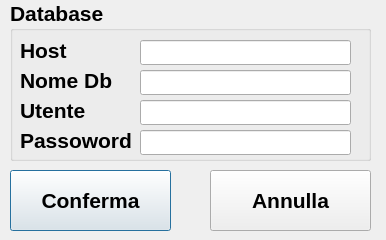
<?xml version="1.0" encoding="UTF-8"?>
<ui version="4.0">
 <class>formImpostazioni</class>
 <widget class="QDialog" name="formImpostazioni">
  <property name="geometry">
   <rect>
    <x>0</x>
    <y>0</y>
    <width>386</width>
    <height>240</height>
   </rect>
  </property>
  <property name="font">
   <font>
    <pointsize>16</pointsize>
    <weight>75</weight>
    <bold>true</bold>
   </font>
  </property>
  <property name="windowTitle">
   <string>Dialog</string>
  </property>
  <widget class="QGroupBox" name="groupBox">
   <property name="geometry">
    <rect>
     <x>10</x>
     <y>0</y>
     <width>361</width>
     <height>161</height>
    </rect>
   </property>
   <property name="title">
    <string>Database</string>
   </property>
   <widget class="QLabel" name="label">
    <property name="geometry">
     <rect>
      <x>10</x>
      <y>40</y>
      <width>54</width>
      <height>21</height>
     </rect>
    </property>
    <property name="text">
     <string>Host</string>
    </property>
   </widget>
   <widget class="QLabel" name="label_2">
    <property name="geometry">
     <rect>
      <x>10</x>
      <y>70</y>
      <width>101</width>
      <height>21</height>
     </rect>
    </property>
    <property name="text">
     <string>Nome Db</string>
    </property>
   </widget>
   <widget class="QLabel" name="label_3">
    <property name="geometry">
     <rect>
      <x>10</x>
      <y>100</y>
      <width>81</width>
      <height>21</height>
     </rect>
    </property>
    <property name="text">
     <string>Utente</string>
    </property>
   </widget>
   <widget class="QLabel" name="label_4">
    <property name="geometry">
     <rect>
      <x>10</x>
      <y>130</y>
      <width>111</width>
      <height>21</height>
     </rect>
    </property>
    <property name="text">
     <string>Passoword</string>
    </property>
   </widget>
   <widget class="QLineEdit" name="lineEdit">
    <property name="geometry">
     <rect>
      <x>130</x>
      <y>40</y>
      <width>211</width>
      <height>25</height>
     </rect>
    </property>
   </widget>
   <widget class="QLineEdit" name="lineEdit_2">
    <property name="geometry">
     <rect>
      <x>130</x>
      <y>70</y>
      <width>211</width>
      <height>25</height>
     </rect>
    </property>
   </widget>
   <widget class="QLineEdit" name="lineEdit_3">
    <property name="geometry">
     <rect>
      <x>130</x>
      <y>100</y>
      <width>211</width>
      <height>25</height>
     </rect>
    </property>
   </widget>
   <widget class="QLineEdit" name="lineEdit_4">
    <property name="geometry">
     <rect>
      <x>130</x>
      <y>130</y>
      <width>211</width>
      <height>25</height>
     </rect>
    </property>
   </widget>
  </widget>
  <widget class="QPushButton" name="btnConferma">
   <property name="geometry">
    <rect>
     <x>10</x>
     <y>170</y>
     <width>161</width>
     <height>61</height>
    </rect>
   </property>
   <property name="text">
    <string>Conferma</string>
   </property>
   <property name="icon">
    <iconset resource="regcashresource.qrc">
     <normaloff>:/immagini/check.png</normaloff>:/immagini/check.png</iconset>
   </property>
   <property name="iconSize">
    <size>
     <width>48</width>
     <height>48</height>
    </size>
   </property>
  </widget>
  <widget class="QPushButton" name="btnAnnulla">
   <property name="geometry">
    <rect>
     <x>210</x>
     <y>170</y>
     <width>161</width>
     <height>61</height>
    </rect>
   </property>
   <property name="text">
    <string>Annulla</string>
   </property>
   <property name="icon">
    <iconset resource="regcashresource.qrc">
     <normaloff>:/immagini/close.png</normaloff>:/immagini/close.png</iconset>
   </property>
   <property name="iconSize">
    <size>
     <width>48</width>
     <height>48</height>
    </size>
   </property>
  </widget>
 </widget>
 <resources>
  <include location="regcashresource.qrc"/>
 </resources>
 <connections/>
</ui>
